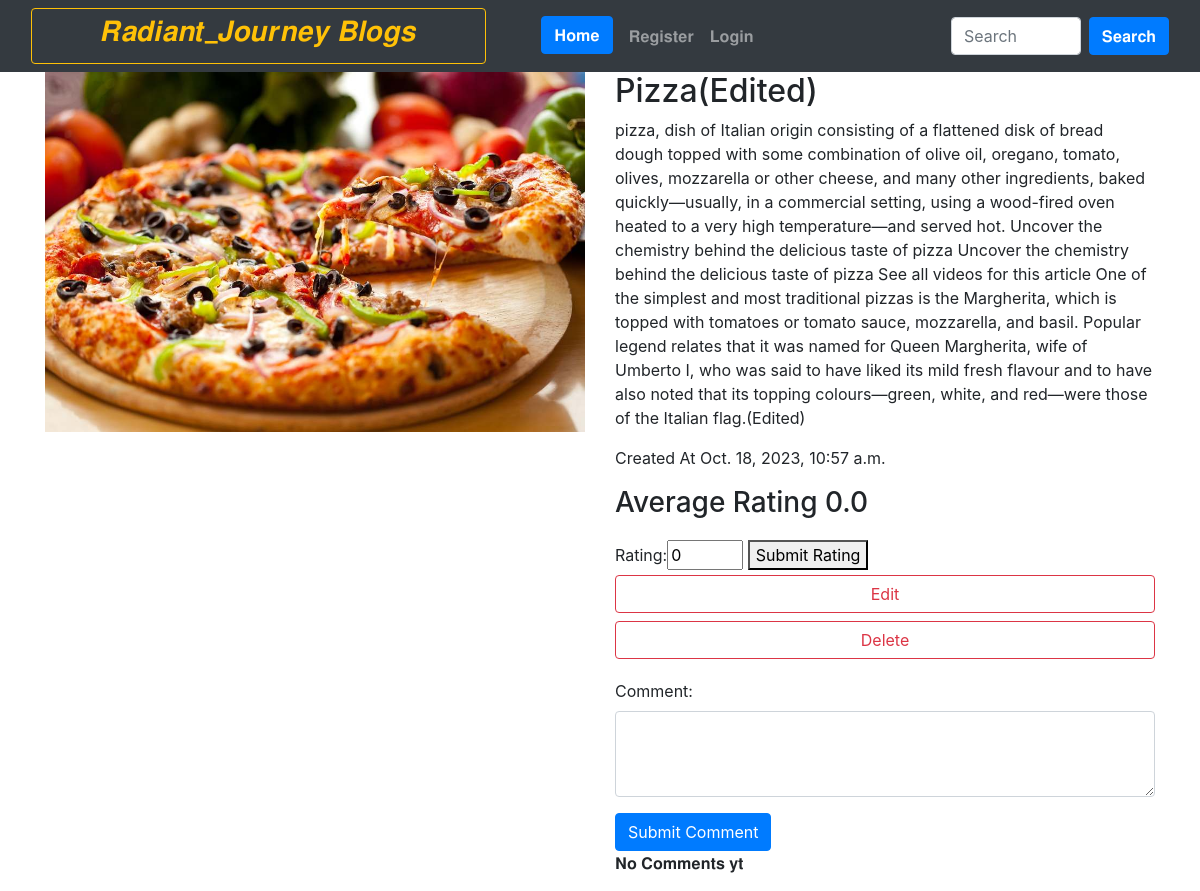
Page /blog_details/9/ on the committed database.
### home/models.py (models this page shows, shortened)
class BlogPost(models.Model):
    title=models.CharField(max_length=255)
    author= models.ForeignKey(User, on_delete=models.CASCADE)
    slug=models.CharField(max_length=130)
    content=models.TextField()
    image = models.ImageField(upload_to="profile_pics", blank=True, null=True)
    dateTime=models.DateTimeField(auto_now_add=True)
    category=models.ForeignKey(Category,on_delete=models.CASCADE)

### home/views.py (the view)
# urls.py: path('blog_details/<int:blog_id>/',views.blog_details,name='blog_details'),
def blog_details(request, blog_id):
    blog = get_object_or_404(BlogPost, pk=blog_id)
    ratings = Rating.objects.filter(blog=blog)
    total_ratings = ratings.count()
    if total_ratings > 0:
        average_rating = round(sum(rating.rating for rating in ratings) / total_ratings, 1)
    else:
        average_rating = 0.0
    comments = Comment.objects.filter(blog = blog)
    if request.method == 'POST':
        rating_form = RatingForm(request.POST)
        comment_form = CommentForm(request.POST)  # Assuming you have a CommentForm defined
        if rating_form.is_valid():
            rating = rating_form.save(commit=False)
            rating.blog = blog
            rating.user = request.user
            rating.save()
            return redirect('blog_details', blog_id=blog_id)
        if comment_form.is_valid():
            comment = comment_form.save(commit=False)
            comment.blog = blog
            comment.user = request.user
            comment.save()
            return redirect('blog_details', blog_id=blog_id)
    else:
        rating_form = RatingForm()
        comment_form = CommentForm()
    return render(request, 'blog_details.html', {
        'blog': blog,
        'rating_form': rating_form,
        'comment_form': comment_form,
        'average_rating': average_rating,
        'comments':comments,
    })

### home/forms.py (shortened to what this page needs)
class RatingForm(forms.ModelForm):
    class Meta:
        model = Rating
        fields = ('rating',)
        widgets = {
            'rating': forms.NumberInput(attrs={'min': '0', 'max': '6'}),
        }

class CommentForm(forms.ModelForm):
    class Meta:
        model = Comment
        fields = ('comment',)

### home/templates/blog_details.html (shortened to what this page needs)
{% extends 'base.html' %}
{% block body %}
<div>
    <div class="container">
        <div class="row">
            <div class="col-md-6">
                <img src="{{ blog.image.url }}"  alt="blog Image" class="img-fluid">
            </div>
            <div class="col-md-6">
                <h2>{{ blog.title }}</h2>
                <p>{{ blog.content }}</p>
                <p>Created At {{ blog.dateTime }}</p>
                <h3>Average Rating {{ average_rating }}</h3>
                <form style="margin-top: 20px;" method="post">
                    {{ rating_form }}
                    <button type="submit">Submit Rating</button>
                </form>
                <a class="btn btn-outline-danger btn-block" href="{% url 'edit_blog' blog_id=blog.id %}">Edit</a>
                <a class="btn btn-outline-danger btn-block" href="{% url 'delete' blog_id=blog.id %}">Delete</a>
                <form style="margin-top: 20px;" method="post">
                    <div class="form-group">
                        {{ comment_form.comment.label_tag }}
                        <textarea class="form-control" id="id_comment" name="comment" rows="3"></textarea>
                    </div>
                    <button type="submit" class="btn btn-primary">Submit Comment</button>
                </form>
                <div>
                    {% if comments %}
                        {% for comment in comments %}
                            <div style="border: 1px solid #ccc; background-color: #f9f9f9; padding: 10px; margin-bottom: 10px;">
                                <p style="font-weight: bold; margin-bottom: 5px;">Name: {{ comment.user.username }}</p>
                                <h3>{{ comment.comment }}</h3>
                            </div>
                        {% endfor %}
                    {% else %}
                    <p>𝐍𝐨 𝐂𝐨𝐦𝐦𝐞𝐧𝐭𝐬 𝐲𝐭</p>
                    {% endif %}
                </div>
            </div>
        </div>
    </div>
</div>
{% endblock %}

### rows in the picture
BlogPost: image (picture), title "Pizza(Edited)", content "pizza, dish of Italian origin consisting of a flattened disk of bread dough topped with some combination of olive oil, oregano, tomato, olives, mozzarella or other cheese, and many other ingredients, baked quickly—usually, in a commercial setting, using a wood-fired oven heated to a very high temperature—and served hot. Uncover the chemistry behind the delicious taste of pizza Uncover the chemistry behind the delicious taste of pizza See all videos for this article One of the simplest and most traditional pizzas is the Margherita, which is topped with tomatoes or tomato sauce, mozzarella, and basil. Popular legend relates that it was named for Queen Margherita, wife of Umberto I, who was…", dateTime "Oct. 18, 2023, 10:57 a.m."

### other values in the picture
{{ average_rating }} "0.0"
{{ comment_form.comment.label_tag }} "Comment:"
